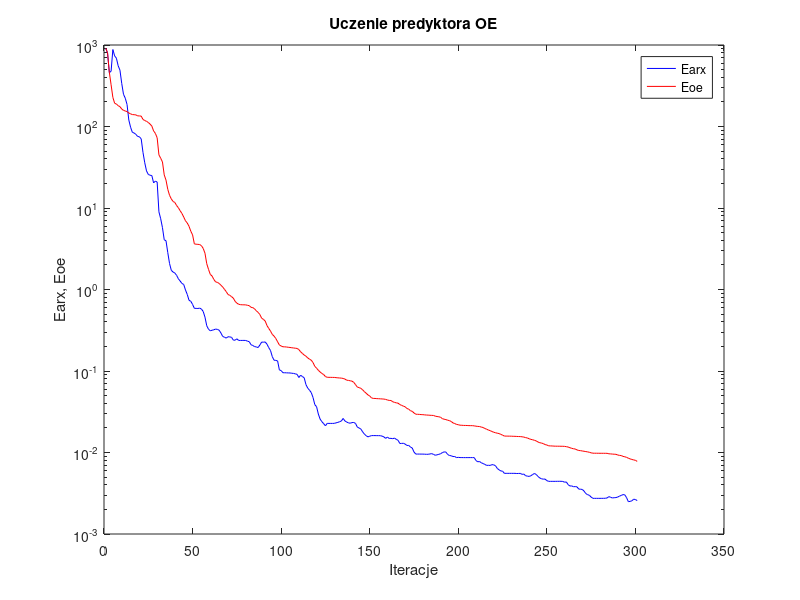
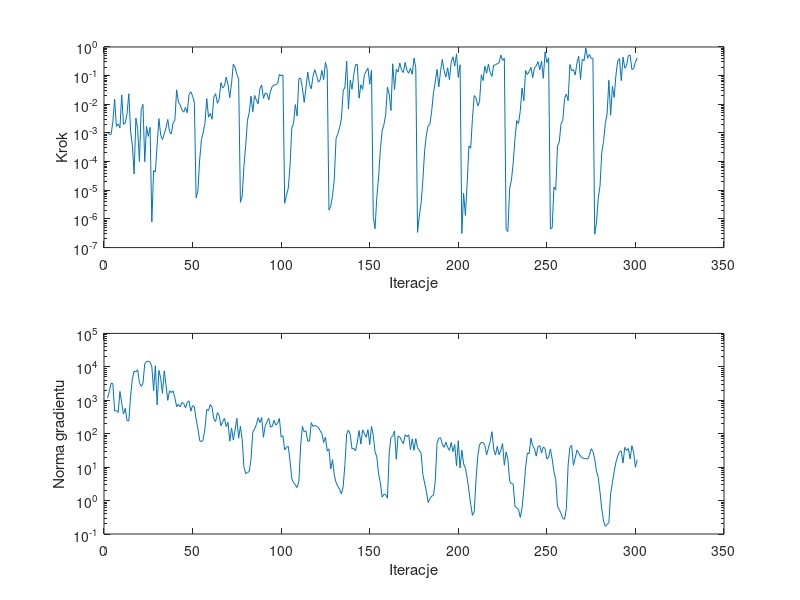

These figures' MATLAB source, in order:
%uczenie predyktora oe
clear all;
n=0; farx(n+1)=9.076906e+002; foe(n+1)=9.117094e+002; wspucz(n+1)=0.000000e+000; ng(n+1)=0.000000e+000;
%odnowa zmiennej metryki
n=1; farx(n+1)=7.985289e+002; foe(n+1)=8.024813e+002; krok(n+1)=9.700243e-004; ng(n+1)=1.155588e+003;
n=2; farx(n+1)=4.588435e+002; foe(n+1)=4.631112e+002; krok(n+1)=9.053002e-004; ng(n+1)=1.827820e+003;
n=3; farx(n+1)=4.761574e+002; foe(n+1)=3.251004e+002; krok(n+1)=8.897443e-004; ng(n+1)=3.254199e+003;
n=4; farx(n+1)=8.799151e+002; foe(n+1)=2.277200e+002; krok(n+1)=2.437188e-003; ng(n+1)=3.158456e+003;
n=5; farx(n+1)=7.354949e+002; foe(n+1)=1.929823e+002; krok(n+1)=1.511435e-002; ng(n+1)=4.830371e+002;
n=6; farx(n+1)=6.884624e+002; foe(n+1)=1.885778e+002; krok(n+1)=1.686590e-003; ng(n+1)=4.902963e+002;
n=7; farx(n+1)=5.558467e+002; foe(n+1)=1.800833e+002; krok(n+1)=2.063028e-003; ng(n+1)=4.319023e+002;
n=8; farx(n+1)=4.916299e+002; foe(n+1)=1.752394e+002; krok(n+1)=1.506590e-003; ng(n+1)=1.831376e+003;
n=9; farx(n+1)=3.384018e+002; foe(n+1)=1.638961e+002; krok(n+1)=2.128042e-002; ng(n+1)=8.157143e+002;
n=10; farx(n+1)=2.486377e+002; foe(n+1)=1.577121e+002; krok(n+1)=2.013418e-003; ng(n+1)=3.890470e+002;
n=11; farx(n+1)=2.224618e+002; foe(n+1)=1.551045e+002; krok(n+1)=2.216378e-003; ng(n+1)=5.739192e+002;
n=12; farx(n+1)=1.866041e+002; foe(n+1)=1.523171e+002; krok(n+1)=4.687691e-003; ng(n+1)=2.494922e+002;
n=13; farx(n+1)=1.202673e+002; foe(n+1)=1.464562e+002; krok(n+1)=2.337492e-002; ng(n+1)=2.402180e+002;
n=14; farx(n+1)=9.802625e+001; foe(n+1)=1.430734e+002; krok(n+1)=1.168511e-003; ng(n+1)=1.342142e+003;
n=15; farx(n+1)=8.484171e+001; foe(n+1)=1.400315e+002; krok(n+1)=3.735658e-004; ng(n+1)=4.324136e+003;
n=16; farx(n+1)=8.324187e+001; foe(n+1)=1.396696e+002; krok(n+1)=3.686149e-005; ng(n+1)=7.516454e+003;
n=17; farx(n+1)=8.002052e+001; foe(n+1)=1.388024e+002; krok(n+1)=3.303815e-003; ng(n+1)=7.049297e+003;
n=18; farx(n+1)=7.545587e+001; foe(n+1)=1.350892e+002; krok(n+1)=1.345435e-003; ng(n+1)=8.159458e+003;
n=19; farx(n+1)=7.482305e+001; foe(n+1)=1.349070e+002; krok(n+1)=1.001480e-004; ng(n+1)=3.371117e+003;
n=20; farx(n+1)=7.045783e+001; foe(n+1)=1.340783e+002; krok(n+1)=6.485153e-003; ng(n+1)=2.617097e+003;
n=21; farx(n+1)=4.819870e+001; foe(n+1)=1.221158e+002; krok(n+1)=9.899545e-003; ng(n+1)=3.207280e+003;
n=22; farx(n+1)=3.592010e+001; foe(n+1)=1.184001e+002; krok(n+1)=9.960454e-005; ng(n+1)=1.229498e+004;
n=23; farx(n+1)=2.851199e+001; foe(n+1)=1.157103e+002; krok(n+1)=1.674853e-003; ng(n+1)=1.446507e+004;
n=24; farx(n+1)=2.581016e+001; foe(n+1)=1.120445e+002; krok(n+1)=7.601488e-004; ng(n+1)=1.475725e+004;
n=25; farx(n+1)=2.524402e+001; foe(n+1)=1.069635e+002; krok(n+1)=1.564230e-003; ng(n+1)=1.382363e+004;
%odnowa zmiennej metryki
n=26; farx(n+1)=2.501460e+001; foe(n+1)=1.012259e+002; krok(n+1)=7.819916e-007; ng(n+1)=1.008792e+004;
n=27; farx(n+1)=2.033759e+001; foe(n+1)=8.827775e+001; krok(n+1)=4.838580e-005; ng(n+1)=1.922939e+003;
n=28; farx(n+1)=2.138648e+001; foe(n+1)=8.232092e+001; krok(n+1)=4.334515e-005; ng(n+1)=1.078515e+004;
n=29; farx(n+1)=2.083206e+001; foe(n+1)=7.281347e+001; krok(n+1)=3.970634e-004; ng(n+1)=7.298590e+002;
n=30; farx(n+1)=8.977633e+000; foe(n+1)=4.484667e+001; krok(n+1)=3.159755e-003; ng(n+1)=7.836238e+003;
n=31; farx(n+1)=7.384178e+000; foe(n+1)=4.079373e+001; krok(n+1)=8.335919e-004; ng(n+1)=4.519034e+003;
n=32; farx(n+1)=5.738188e+000; foe(n+1)=3.671553e+001; krok(n+1)=5.873414e-004; ng(n+1)=1.614687e+003;
n=33; farx(n+1)=4.071158e+000; foe(n+1)=2.547704e+001; krok(n+1)=9.378752e-004; ng(n+1)=7.585795e+003;
n=34; farx(n+1)=3.970155e+000; foe(n+1)=2.198269e+001; krok(n+1)=1.508794e-003; ng(n+1)=2.827314e+003;
n=35; farx(n+1)=2.836177e+000; foe(n+1)=1.694875e+001; krok(n+1)=2.973498e-003; ng(n+1)=9.921872e+002;
n=36; farx(n+1)=2.082910e+000; foe(n+1)=1.430815e+001; krok(n+1)=1.104943e-003; ng(n+1)=1.922090e+003;
n=37; farx(n+1)=1.718162e+000; foe(n+1)=1.291927e+001; krok(n+1)=9.232346e-004; ng(n+1)=1.698527e+003;
n=38; farx(n+1)=1.638290e+000; foe(n+1)=1.202078e+001; krok(n+1)=2.273260e-003; ng(n+1)=1.905648e+003;
n=39; farx(n+1)=1.591060e+000; foe(n+1)=1.168975e+001; krok(n+1)=2.778799e-003; ng(n+1)=1.196710e+003;
n=40; farx(n+1)=1.489598e+000; foe(n+1)=1.071141e+001; krok(n+1)=3.192003e-002; ng(n+1)=6.414157e+002;
n=41; farx(n+1)=1.352150e+000; foe(n+1)=1.005853e+001; krok(n+1)=1.183052e-002; ng(n+1)=7.538319e+002;
n=42; farx(n+1)=1.269424e+000; foe(n+1)=9.245244e+000; krok(n+1)=9.513276e-003; ng(n+1)=6.322313e+002;
n=43; farx(n+1)=1.186206e+000; foe(n+1)=8.567895e+000; krok(n+1)=6.349841e-003; ng(n+1)=8.640121e+002;
n=44; farx(n+1)=1.152529e+000; foe(n+1)=7.742248e+000; krok(n+1)=5.318174e-003; ng(n+1)=7.991149e+002;
n=45; farx(n+1)=9.857229e-001; foe(n+1)=6.971379e+000; krok(n+1)=7.837498e-003; ng(n+1)=5.866169e+002;
n=46; farx(n+1)=8.698175e-001; foe(n+1)=6.542963e+000; krok(n+1)=5.087256e-003; ng(n+1)=8.685775e+002;
n=47; farx(n+1)=7.369301e-001; foe(n+1)=5.960695e+000; krok(n+1)=2.219272e-002; ng(n+1)=9.505810e+002;
n=48; farx(n+1)=7.165784e-001; foe(n+1)=5.189189e+000; krok(n+1)=2.757245e-002; ng(n+1)=4.720129e+002;
n=49; farx(n+1)=6.559927e-001; foe(n+1)=4.682808e+000; krok(n+1)=1.936662e-002; ng(n+1)=6.893391e+002;
n=50; farx(n+1)=5.873525e-001; foe(n+1)=3.631787e+000; krok(n+1)=1.189399e-002; ng(n+1)=6.375150e+002;
%odnowa zmiennej metryki
n=51; farx(n+1)=5.866202e-001; foe(n+1)=3.593895e+000; krok(n+1)=5.530601e-006; ng(n+1)=2.751973e+002;
n=52; farx(n+1)=5.845942e-001; foe(n+1)=3.581227e+000; krok(n+1)=9.602384e-006; ng(n+1)=1.414475e+002;
n=53; farx(n+1)=5.913978e-001; foe(n+1)=3.562463e+000; krok(n+1)=1.154043e-004; ng(n+1)=6.210372e+001;
n=54; farx(n+1)=5.755752e-001; foe(n+1)=3.451310e+000; krok(n+1)=5.842554e-004; ng(n+1)=5.748664e+001;
n=55; farx(n+1)=5.376668e-001; foe(n+1)=3.191532e+000; krok(n+1)=1.043353e-003; ng(n+1)=6.655639e+001;
n=56; farx(n+1)=4.579222e-001; foe(n+1)=2.789410e+000; krok(n+1)=2.176076e-003; ng(n+1)=1.437214e+002;
n=57; farx(n+1)=3.590582e-001; foe(n+1)=2.073028e+000; krok(n+1)=1.596372e-002; ng(n+1)=5.344566e+002;
n=58; farx(n+1)=3.252311e-001; foe(n+1)=1.766591e+000; krok(n+1)=3.544455e-003; ng(n+1)=4.905122e+002;
n=59; farx(n+1)=3.114589e-001; foe(n+1)=1.531999e+000; krok(n+1)=4.795168e-003; ng(n+1)=7.505977e+002;
n=60; farx(n+1)=3.163192e-001; foe(n+1)=1.464146e+000; krok(n+1)=2.999882e-003; ng(n+1)=6.169124e+002;
n=61; farx(n+1)=3.205683e-001; foe(n+1)=1.329907e+000; krok(n+1)=1.806042e-002; ng(n+1)=2.660220e+002;
n=62; farx(n+1)=3.269649e-001; foe(n+1)=1.240220e+000; krok(n+1)=2.340953e-002; ng(n+1)=2.311323e+002;
n=63; farx(n+1)=3.239676e-001; foe(n+1)=1.223175e+000; krok(n+1)=1.082825e-002; ng(n+1)=4.305934e+002;
n=64; farx(n+1)=3.167931e-001; foe(n+1)=1.187425e+000; krok(n+1)=1.501192e-002; ng(n+1)=3.508760e+002;
n=65; farx(n+1)=2.927483e-001; foe(n+1)=1.128681e+000; krok(n+1)=5.671128e-002; ng(n+1)=1.726123e+002;
n=66; farx(n+1)=2.657020e-001; foe(n+1)=1.073817e+000; krok(n+1)=3.692409e-002; ng(n+1)=2.289016e+002;
n=67; farx(n+1)=2.597193e-001; foe(n+1)=1.005098e+000; krok(n+1)=4.438543e-002; ng(n+1)=2.879969e+002;
n=68; farx(n+1)=2.533599e-001; foe(n+1)=9.421024e-001; krok(n+1)=8.892157e-002; ng(n+1)=1.629220e+002;
n=69; farx(n+1)=2.632960e-001; foe(n+1)=8.685986e-001; krok(n+1)=4.857442e-002; ng(n+1)=2.189386e+002;
n=70; farx(n+1)=2.619556e-001; foe(n+1)=8.481223e-001; krok(n+1)=1.696688e-002; ng(n+1)=5.976307e+001;
n=71; farx(n+1)=2.591912e-001; foe(n+1)=8.172233e-001; krok(n+1)=5.381807e-002; ng(n+1)=1.487144e+002;
n=72; farx(n+1)=2.393204e-001; foe(n+1)=7.838645e-001; krok(n+1)=2.522670e-001; ng(n+1)=6.443012e+001;
n=73; farx(n+1)=2.388253e-001; foe(n+1)=7.161909e-001; krok(n+1)=1.956250e-001; ng(n+1)=1.304123e+002;
n=74; farx(n+1)=2.483566e-001; foe(n+1)=6.801799e-001; krok(n+1)=1.107294e-001; ng(n+1)=2.898220e+002;
n=75; farx(n+1)=2.373145e-001; foe(n+1)=6.589419e-001; krok(n+1)=7.828124e-002; ng(n+1)=7.327118e+001;
%odnowa zmiennej metryki
n=76; farx(n+1)=2.371915e-001; foe(n+1)=6.517305e-001; krok(n+1)=3.813117e-006; ng(n+1)=1.654295e+002;
n=77; farx(n+1)=2.372360e-001; foe(n+1)=6.492967e-001; krok(n+1)=6.371971e-006; ng(n+1)=6.768719e+001;
n=78; farx(n+1)=2.374441e-001; foe(n+1)=6.486052e-001; krok(n+1)=6.800238e-005; ng(n+1)=1.022789e+001;
n=79; farx(n+1)=2.370003e-001; foe(n+1)=6.477684e-001; krok(n+1)=3.831728e-004; ng(n+1)=6.322322e+000;
n=80; farx(n+1)=2.323625e-001; foe(n+1)=6.396783e-001; krok(n+1)=2.778799e-003; ng(n+1)=6.956768e+000;
n=81; farx(n+1)=2.286835e-001; foe(n+1)=6.335501e-001; krok(n+1)=5.294040e-003; ng(n+1)=7.354486e+000;
n=82; farx(n+1)=2.101495e-001; foe(n+1)=6.045151e-001; krok(n+1)=1.931884e-002; ng(n+1)=1.734774e+001;
n=83; farx(n+1)=2.055390e-001; foe(n+1)=5.989851e-001; krok(n+1)=5.478088e-003; ng(n+1)=1.131535e+002;
n=84; farx(n+1)=1.992897e-001; foe(n+1)=5.792674e-001; krok(n+1)=2.043074e-002; ng(n+1)=1.383015e+002;
n=85; farx(n+1)=1.973195e-001; foe(n+1)=5.475772e-001; krok(n+1)=1.406421e-002; ng(n+1)=1.851601e+002;
n=86; farx(n+1)=1.940290e-001; foe(n+1)=5.238377e-001; krok(n+1)=1.040137e-002; ng(n+1)=2.990023e+002;
n=87; farx(n+1)=2.086751e-001; foe(n+1)=4.926311e-001; krok(n+1)=3.459424e-002; ng(n+1)=2.157470e+002;
n=88; farx(n+1)=2.266118e-001; foe(n+1)=4.445491e-001; krok(n+1)=4.757597e-002; ng(n+1)=3.041703e+002;
n=89; farx(n+1)=2.254701e-001; foe(n+1)=4.299310e-001; krok(n+1)=1.610734e-002; ng(n+1)=7.803387e+001;
n=90; farx(n+1)=2.272424e-001; foe(n+1)=4.101933e-001; krok(n+1)=2.476948e-002; ng(n+1)=1.733601e+002;
n=91; farx(n+1)=2.132682e-001; foe(n+1)=3.613696e-001; krok(n+1)=2.337492e-002; ng(n+1)=2.277585e+002;
n=92; farx(n+1)=1.934563e-001; foe(n+1)=3.330854e-001; krok(n+1)=1.419977e-002; ng(n+1)=2.873781e+002;
n=93; farx(n+1)=1.783717e-001; foe(n+1)=3.087273e-001; krok(n+1)=2.900728e-002; ng(n+1)=1.567270e+002;
n=94; farx(n+1)=1.500651e-001; foe(n+1)=2.815258e-001; krok(n+1)=4.215364e-002; ng(n+1)=1.685531e+002;
n=95; farx(n+1)=1.355931e-001; foe(n+1)=2.677541e-001; krok(n+1)=4.663036e-002; ng(n+1)=2.494825e+002;
n=96; farx(n+1)=1.350105e-001; foe(n+1)=2.504174e-001; krok(n+1)=4.954706e-002; ng(n+1)=1.811744e+002;
n=97; farx(n+1)=1.329225e-001; foe(n+1)=2.284128e-001; krok(n+1)=5.235740e-002; ng(n+1)=2.054332e+002;
n=98; farx(n+1)=1.030948e-001; foe(n+1)=2.083742e-001; krok(n+1)=1.102898e-001; ng(n+1)=2.860949e+002;
n=99; farx(n+1)=1.012111e-001; foe(n+1)=2.028050e-001; krok(n+1)=9.760941e-002; ng(n+1)=7.937589e+001;
n=100; farx(n+1)=9.527269e-002; foe(n+1)=1.982856e-001; krok(n+1)=1.067078e-001; ng(n+1)=8.686685e+001;
%odnowa zmiennej metryki
n=101; farx(n+1)=9.519700e-002; foe(n+1)=1.979024e-001; krok(n+1)=3.529016e-006; ng(n+1)=3.270598e+001;
n=102; farx(n+1)=9.500810e-002; foe(n+1)=1.970864e-001; krok(n+1)=6.780679e-006; ng(n+1)=3.955472e+001;
n=103; farx(n+1)=9.470032e-002; foe(n+1)=1.955478e-001; krok(n+1)=1.138585e-005; ng(n+1)=4.186395e+001;
n=104; farx(n+1)=9.464722e-002; foe(n+1)=1.944549e-001; krok(n+1)=6.918420e-005; ng(n+1)=1.595543e+001;
n=105; farx(n+1)=9.386366e-002; foe(n+1)=1.929026e-001; krok(n+1)=1.490432e-003; ng(n+1)=4.531734e+000;
n=106; farx(n+1)=9.344787e-002; foe(n+1)=1.917706e-001; krok(n+1)=2.161992e-003; ng(n+1)=3.451171e+000;
n=107; farx(n+1)=9.224222e-002; foe(n+1)=1.903907e-001; krok(n+1)=9.749342e-003; ng(n+1)=2.907074e+000;
n=108; farx(n+1)=9.104975e-002; foe(n+1)=1.891523e-001; krok(n+1)=3.917519e-003; ng(n+1)=2.452564e+000;
n=109; farx(n+1)=8.317618e-002; foe(n+1)=1.832979e-001; krok(n+1)=7.882375e-002; ng(n+1)=3.650978e+000;
n=110; farx(n+1)=8.875337e-002; foe(n+1)=1.718346e-001; krok(n+1)=8.205256e-002; ng(n+1)=4.283619e+001;
n=111; farx(n+1)=8.553266e-002; foe(n+1)=1.642467e-001; krok(n+1)=3.751412e-002; ng(n+1)=1.652975e+002;
n=112; farx(n+1)=8.261865e-002; foe(n+1)=1.572065e-001; krok(n+1)=1.168746e-002; ng(n+1)=1.137125e+002;
n=113; farx(n+1)=6.813101e-002; foe(n+1)=1.518761e-001; krok(n+1)=3.726804e-002; ng(n+1)=1.221926e+002;
n=114; farx(n+1)=6.172099e-002; foe(n+1)=1.447918e-001; krok(n+1)=1.336126e-001; ng(n+1)=5.957645e+001;
n=115; farx(n+1)=5.811567e-002; foe(n+1)=1.397720e-001; krok(n+1)=5.005537e-002; ng(n+1)=5.963743e+001;
n=116; farx(n+1)=5.437875e-002; foe(n+1)=1.356592e-001; krok(n+1)=3.481722e-002; ng(n+1)=2.143849e+002;
n=117; farx(n+1)=4.728702e-002; foe(n+1)=1.269653e-001; krok(n+1)=9.668121e-002; ng(n+1)=1.645342e+002;
n=118; farx(n+1)=3.868504e-002; foe(n+1)=1.140143e-001; krok(n+1)=1.619492e-001; ng(n+1)=1.770631e+002;
n=119; farx(n+1)=3.646545e-002; foe(n+1)=1.082740e-001; krok(n+1)=1.023855e-001; ng(n+1)=1.657863e+002;
n=120; farx(n+1)=2.961708e-002; foe(n+1)=1.020012e-001; krok(n+1)=5.908701e-002; ng(n+1)=1.543541e+002;
n=121; farx(n+1)=2.566931e-002; foe(n+1)=9.735317e-002; krok(n+1)=7.119534e-002; ng(n+1)=1.243658e+002;
n=122; farx(n+1)=2.389591e-002; foe(n+1)=9.318451e-002; krok(n+1)=1.517792e-001; ng(n+1)=1.009369e+002;
n=123; farx(n+1)=2.259084e-002; foe(n+1)=9.044938e-002; krok(n+1)=7.236188e-002; ng(n+1)=5.466697e+001;
n=124; farx(n+1)=2.125066e-002; foe(n+1)=8.547443e-002; krok(n+1)=2.928073e-001; ng(n+1)=7.874115e+001;
n=125; farx(n+1)=2.276539e-002; foe(n+1)=8.376284e-002; krok(n+1)=1.591991e-001; ng(n+1)=3.062452e+001;
%odnowa zmiennej metryki
n=126; farx(n+1)=2.275424e-002; foe(n+1)=8.359652e-002; krok(n+1)=2.032312e-006; ng(n+1)=3.519642e+001;
n=127; farx(n+1)=2.275489e-002; foe(n+1)=8.358288e-002; krok(n+1)=2.728103e-006; ng(n+1)=8.814590e+000;
n=128; farx(n+1)=2.275411e-002; foe(n+1)=8.345120e-002; krok(n+1)=6.541132e-006; ng(n+1)=1.669655e+001;
n=129; farx(n+1)=2.278648e-002; foe(n+1)=8.340013e-002; krok(n+1)=2.443312e-005; ng(n+1)=5.882145e+000;
n=130; farx(n+1)=2.310815e-002; foe(n+1)=8.290798e-002; krok(n+1)=6.465635e-004; ng(n+1)=3.447741e+000;
n=131; farx(n+1)=2.341331e-002; foe(n+1)=8.246105e-002; krok(n+1)=9.352282e-004; ng(n+1)=2.704881e+000;
n=132; farx(n+1)=2.386598e-002; foe(n+1)=8.211622e-002; krok(n+1)=1.563831e-003; ng(n+1)=2.157141e+000;
n=133; farx(n+1)=2.434204e-002; foe(n+1)=8.179539e-002; krok(n+1)=3.056641e-003; ng(n+1)=1.574857e+000;
n=134; farx(n+1)=2.618187e-002; foe(n+1)=8.104273e-002; krok(n+1)=2.847603e-002; ng(n+1)=2.592231e+000;
n=135; farx(n+1)=2.440077e-002; foe(n+1)=7.958066e-002; krok(n+1)=3.979978e-002; ng(n+1)=1.193273e+001;
n=136; farx(n+1)=2.361805e-002; foe(n+1)=7.714044e-002; krok(n+1)=3.170382e-001; ng(n+1)=9.858334e+001;
n=137; farx(n+1)=2.311532e-002; foe(n+1)=7.666129e-002; krok(n+1)=6.819101e-003; ng(n+1)=1.288379e+002;
n=138; farx(n+1)=2.286311e-002; foe(n+1)=7.584025e-002; krok(n+1)=6.995615e-002; ng(n+1)=9.456212e+001;
n=139; farx(n+1)=2.328808e-002; foe(n+1)=7.507219e-002; krok(n+1)=3.351559e-002; ng(n+1)=3.501681e+001;
n=140; farx(n+1)=2.336565e-002; foe(n+1)=7.254004e-002; krok(n+1)=1.082372e-001; ng(n+1)=3.663538e+001;
n=141; farx(n+1)=2.271419e-002; foe(n+1)=6.802249e-002; krok(n+1)=2.427351e-001; ng(n+1)=3.071323e+001;
n=142; farx(n+1)=2.048077e-002; foe(n+1)=6.347419e-002; krok(n+1)=2.476508e-001; ng(n+1)=5.639603e+001;
n=143; farx(n+1)=2.000007e-002; foe(n+1)=6.254611e-002; krok(n+1)=1.634950e-002; ng(n+1)=1.246660e+002;
n=144; farx(n+1)=1.937202e-002; foe(n+1)=6.125285e-002; krok(n+1)=4.797973e-002; ng(n+1)=4.883123e+001;
n=145; farx(n+1)=1.795574e-002; foe(n+1)=5.876619e-002; krok(n+1)=3.320390e-002; ng(n+1)=1.301760e+002;
n=146; farx(n+1)=1.679981e-002; foe(n+1)=5.577207e-002; krok(n+1)=1.101559e-001; ng(n+1)=9.911524e+001;
n=147; farx(n+1)=1.606869e-002; foe(n+1)=5.333524e-002; krok(n+1)=1.416892e-001; ng(n+1)=7.829659e+001;
n=148; farx(n+1)=1.554467e-002; foe(n+1)=5.091600e-002; krok(n+1)=1.827549e-001; ng(n+1)=1.323397e+002;
n=149; farx(n+1)=1.584977e-002; foe(n+1)=4.935003e-002; krok(n+1)=5.004260e-002; ng(n+1)=4.716347e+001;
n=150; farx(n+1)=1.611918e-002; foe(n+1)=4.682277e-002; krok(n+1)=1.549330e-001; ng(n+1)=1.656469e+002;
%odnowa zmiennej metryki
n=151; farx(n+1)=1.612388e-002; foe(n+1)=4.610624e-002; krok(n+1)=1.208441e-006; ng(n+1)=8.905381e+001;
n=152; farx(n+1)=1.612395e-002; foe(n+1)=4.606942e-002; krok(n+1)=4.565439e-007; ng(n+1)=2.888601e+001;
n=153; farx(n+1)=1.610096e-002; foe(n+1)=4.581240e-002; krok(n+1)=5.678744e-006; ng(n+1)=2.027892e+001;
n=154; farx(n+1)=1.610238e-002; foe(n+1)=4.572964e-002; krok(n+1)=2.897758e-005; ng(n+1)=6.287764e+000;
n=155; farx(n+1)=1.608016e-002; foe(n+1)=4.554724e-002; krok(n+1)=2.594055e-004; ng(n+1)=3.450103e+000;
n=156; farx(n+1)=1.589192e-002; foe(n+1)=4.542511e-002; krok(n+1)=1.180926e-003; ng(n+1)=1.263669e+000;
n=157; farx(n+1)=1.554312e-002; foe(n+1)=4.523484e-002; krok(n+1)=1.927753e-003; ng(n+1)=1.550523e+000;
n=158; farx(n+1)=1.491473e-002; foe(n+1)=4.483802e-002; krok(n+1)=4.260904e-003; ng(n+1)=1.520053e+000;
n=159; farx(n+1)=1.546545e-002; foe(n+1)=4.409172e-002; krok(n+1)=3.962827e-002; ng(n+1)=1.180636e+000;
n=160; farx(n+1)=1.488286e-002; foe(n+1)=4.355767e-002; krok(n+1)=2.280046e-002; ng(n+1)=2.669517e+001;
n=161; farx(n+1)=1.492470e-002; foe(n+1)=4.346690e-002; krok(n+1)=6.065270e-003; ng(n+1)=7.773530e+001;
n=162; farx(n+1)=1.476099e-002; foe(n+1)=4.196090e-002; krok(n+1)=2.591726e-001; ng(n+1)=8.565436e+001;
n=163; farx(n+1)=1.503019e-002; foe(n+1)=4.120265e-002; krok(n+1)=3.221469e-002; ng(n+1)=1.206001e+002;
n=164; farx(n+1)=1.449422e-002; foe(n+1)=4.068447e-002; krok(n+1)=1.664562e-001; ng(n+1)=1.715338e+001;
n=165; farx(n+1)=1.412128e-002; foe(n+1)=4.030693e-002; krok(n+1)=1.344350e-001; ng(n+1)=8.538805e+001;
n=166; farx(n+1)=1.290200e-002; foe(n+1)=3.874710e-002; krok(n+1)=2.760258e-001; ng(n+1)=8.048405e+001;
n=167; farx(n+1)=1.293165e-002; foe(n+1)=3.786897e-002; krok(n+1)=1.549330e-001; ng(n+1)=6.175732e+001;
n=168; farx(n+1)=1.297505e-002; foe(n+1)=3.705381e-002; krok(n+1)=1.292164e-001; ng(n+1)=5.034824e+001;
n=169; farx(n+1)=1.268465e-002; foe(n+1)=3.637616e-002; krok(n+1)=2.885219e-001; ng(n+1)=9.334953e+001;
n=170; farx(n+1)=1.220559e-002; foe(n+1)=3.465054e-002; krok(n+1)=1.519256e-001; ng(n+1)=8.112887e+001;
n=171; farx(n+1)=1.222605e-002; foe(n+1)=3.405519e-002; krok(n+1)=1.212885e-001; ng(n+1)=9.273872e+001;
n=172; farx(n+1)=1.165893e-002; foe(n+1)=3.256322e-002; krok(n+1)=1.794664e-001; ng(n+1)=3.320595e+001;
n=173; farx(n+1)=1.135860e-002; foe(n+1)=3.198785e-002; krok(n+1)=1.111619e-001; ng(n+1)=7.040192e+001;
n=174; farx(n+1)=1.012889e-002; foe(n+1)=3.057045e-002; krok(n+1)=4.126070e-001; ng(n+1)=3.179042e+001;
n=175; farx(n+1)=9.567186e-003; foe(n+1)=2.948887e-002; krok(n+1)=1.872762e-001; ng(n+1)=7.139306e+001;
%odnowa zmiennej metryki
n=176; farx(n+1)=9.567293e-003; foe(n+1)=2.944044e-002; krok(n+1)=3.388529e-007; ng(n+1)=3.802705e+001;
n=177; farx(n+1)=9.566862e-003; foe(n+1)=2.935109e-002; krok(n+1)=1.276254e-006; ng(n+1)=3.203905e+001;
n=178; farx(n+1)=9.559444e-003; foe(n+1)=2.919199e-002; krok(n+1)=3.524154e-006; ng(n+1)=2.597783e+001;
n=179; farx(n+1)=9.557559e-003; foe(n+1)=2.912522e-002; krok(n+1)=2.253084e-005; ng(n+1)=6.032480e+000;
n=180; farx(n+1)=9.535423e-003; foe(n+1)=2.896776e-002; krok(n+1)=2.405598e-004; ng(n+1)=3.355986e+000;
n=181; farx(n+1)=9.505048e-003; foe(n+1)=2.881568e-002; krok(n+1)=8.713055e-004; ng(n+1)=1.879753e+000;
n=182; farx(n+1)=9.511689e-003; foe(n+1)=2.876488e-002; krok(n+1)=1.810600e-003; ng(n+1)=8.724632e-001;
n=183; farx(n+1)=9.594109e-003; foe(n+1)=2.862540e-002; krok(n+1)=1.995464e-003; ng(n+1)=1.152613e+000;
n=184; farx(n+1)=9.689095e-003; foe(n+1)=2.855704e-002; krok(n+1)=6.053639e-003; ng(n+1)=1.358376e+000;
n=185; farx(n+1)=9.479217e-003; foe(n+1)=2.847745e-002; krok(n+1)=2.548582e-002; ng(n+1)=1.444729e+000;
n=186; farx(n+1)=9.253921e-003; foe(n+1)=2.792731e-002; krok(n+1)=5.983917e-002; ng(n+1)=3.788656e+000;
n=187; farx(n+1)=9.363130e-003; foe(n+1)=2.764703e-002; krok(n+1)=1.653712e-001; ng(n+1)=5.200662e+001;
n=188; farx(n+1)=9.491965e-003; foe(n+1)=2.744592e-002; krok(n+1)=4.077788e-002; ng(n+1)=7.289902e+001;
n=189; farx(n+1)=9.652033e-003; foe(n+1)=2.706705e-002; krok(n+1)=1.484819e-001; ng(n+1)=7.590195e+001;
n=190; farx(n+1)=9.968844e-003; foe(n+1)=2.602846e-002; krok(n+1)=3.691454e-001; ng(n+1)=4.921978e+001;
n=191; farx(n+1)=1.017942e-002; foe(n+1)=2.561946e-002; krok(n+1)=1.453256e-001; ng(n+1)=3.911081e+001;
n=192; farx(n+1)=1.012594e-002; foe(n+1)=2.533786e-002; krok(n+1)=8.973318e-002; ng(n+1)=5.562991e+001;
n=193; farx(n+1)=9.459897e-003; foe(n+1)=2.489137e-002; krok(n+1)=1.874735e-001; ng(n+1)=3.911757e+001;
n=194; farx(n+1)=9.186324e-003; foe(n+1)=2.462481e-002; krok(n+1)=7.236188e-002; ng(n+1)=3.165228e+001;
n=195; farx(n+1)=9.120977e-003; foe(n+1)=2.403041e-002; krok(n+1)=2.944474e-001; ng(n+1)=5.482662e+001;
n=196; farx(n+1)=8.923956e-003; foe(n+1)=2.307739e-002; krok(n+1)=4.544515e-001; ng(n+1)=2.896480e+001;
n=197; farx(n+1)=8.920945e-003; foe(n+1)=2.266786e-002; krok(n+1)=2.134155e-001; ng(n+1)=4.732952e+001;
n=198; farx(n+1)=8.659295e-003; foe(n+1)=2.210796e-002; krok(n+1)=5.788951e-001; ng(n+1)=1.094967e+001;
n=199; farx(n+1)=8.722915e-003; foe(n+1)=2.193698e-002; krok(n+1)=8.662598e-002; ng(n+1)=6.195063e+001;
n=200; farx(n+1)=8.665621e-003; foe(n+1)=2.161696e-002; krok(n+1)=2.400960e-001; ng(n+1)=9.507638e+000;
%odnowa zmiennej metryki
n=201; farx(n+1)=8.664679e-003; foe(n+1)=2.159319e-002; krok(n+1)=3.088936e-007; ng(n+1)=3.223534e+001;
n=202; farx(n+1)=8.655072e-003; foe(n+1)=2.148919e-002; krok(n+1)=7.895680e-006; ng(n+1)=1.255292e+001;
n=203; farx(n+1)=8.653884e-003; foe(n+1)=2.148109e-002; krok(n+1)=1.322082e-006; ng(n+1)=9.340027e+000;
n=204; farx(n+1)=8.657712e-003; foe(n+1)=2.144255e-002; krok(n+1)=1.709205e-005; ng(n+1)=4.784566e+000;
n=205; farx(n+1)=8.657184e-003; foe(n+1)=2.137129e-002; krok(n+1)=3.529670e-004; ng(n+1)=2.007500e+000;
n=206; farx(n+1)=8.661323e-003; foe(n+1)=2.136148e-002; krok(n+1)=2.923979e-004; ng(n+1)=7.733098e-001;
n=207; farx(n+1)=8.653961e-003; foe(n+1)=2.134853e-002; krok(n+1)=3.253129e-003; ng(n+1)=3.618849e-001;
n=208; farx(n+1)=8.657833e-003; foe(n+1)=2.122230e-002; krok(n+1)=2.025137e-002; ng(n+1)=4.657032e-001;
n=209; farx(n+1)=7.962843e-003; foe(n+1)=2.103706e-002; krok(n+1)=1.664870e-002; ng(n+1)=4.118917e+000;
n=210; farx(n+1)=7.694519e-003; foe(n+1)=2.089458e-002; krok(n+1)=8.806488e-003; ng(n+1)=2.218593e+001;
n=211; farx(n+1)=7.751110e-003; foe(n+1)=2.083232e-002; krok(n+1)=1.251384e-002; ng(n+1)=4.672779e+001;
n=212; farx(n+1)=7.478923e-003; foe(n+1)=2.050354e-002; krok(n+1)=1.067078e-001; ng(n+1)=5.507931e+001;
n=213; farx(n+1)=7.324702e-003; foe(n+1)=2.027792e-002; krok(n+1)=6.733630e-002; ng(n+1)=5.439504e+001;
n=214; farx(n+1)=7.139666e-003; foe(n+1)=1.968543e-002; krok(n+1)=2.137961e-001; ng(n+1)=4.495003e+001;
n=215; farx(n+1)=6.946240e-003; foe(n+1)=1.932867e-002; krok(n+1)=1.209337e-001; ng(n+1)=2.331337e+001;
n=216; farx(n+1)=6.972595e-003; foe(n+1)=1.886223e-002; krok(n+1)=2.557907e-001; ng(n+1)=3.692222e+001;
n=217; farx(n+1)=6.939058e-003; foe(n+1)=1.853642e-002; krok(n+1)=1.269153e-001; ng(n+1)=5.867714e+001;
n=218; farx(n+1)=7.098656e-003; foe(n+1)=1.809373e-002; krok(n+1)=9.451019e-002; ng(n+1)=1.149306e+002;
n=219; farx(n+1)=7.049519e-003; foe(n+1)=1.772313e-002; krok(n+1)=2.357265e-001; ng(n+1)=3.425839e+001;
n=220; farx(n+1)=6.886457e-003; foe(n+1)=1.748424e-002; krok(n+1)=2.357265e-001; ng(n+1)=2.284188e+001;
n=221; farx(n+1)=6.374498e-003; foe(n+1)=1.725758e-002; krok(n+1)=2.656312e-001; ng(n+1)=4.161849e+001;
n=222; farx(n+1)=6.140104e-003; foe(n+1)=1.708238e-002; krok(n+1)=2.762929e-001; ng(n+1)=2.347373e+001;
n=223; farx(n+1)=5.934929e-003; foe(n+1)=1.669339e-002; krok(n+1)=5.219391e-001; ng(n+1)=3.114361e+001;
n=224; farx(n+1)=5.906219e-003; foe(n+1)=1.633106e-002; krok(n+1)=3.404866e-001; ng(n+1)=5.064687e+001;
n=225; farx(n+1)=5.551506e-003; foe(n+1)=1.592346e-002; krok(n+1)=4.004429e-001; ng(n+1)=1.139561e+001;
%odnowa zmiennej metryki
n=226; farx(n+1)=5.551144e-003; foe(n+1)=1.589388e-002; krok(n+1)=4.307249e-007; ng(n+1)=2.864917e+001;
n=227; farx(n+1)=5.550886e-003; foe(n+1)=1.588472e-002; krok(n+1)=3.629435e-007; ng(n+1)=1.700120e+001;
n=228; farx(n+1)=5.551596e-003; foe(n+1)=1.587070e-002; krok(n+1)=1.171829e-005; ng(n+1)=3.823569e+000;
n=229; farx(n+1)=5.550811e-003; foe(n+1)=1.585251e-002; krok(n+1)=2.254192e-005; ng(n+1)=3.209152e+000;
n=230; farx(n+1)=5.548718e-003; foe(n+1)=1.580667e-002; krok(n+1)=9.108340e-005; ng(n+1)=3.106182e+000;
n=231; farx(n+1)=5.549877e-003; foe(n+1)=1.579199e-002; krok(n+1)=6.254538e-004; ng(n+1)=6.775076e-001;
n=232; farx(n+1)=5.524034e-003; foe(n+1)=1.574316e-002; krok(n+1)=2.701093e-003; ng(n+1)=5.931693e-001;
n=233; farx(n+1)=5.533647e-003; foe(n+1)=1.570398e-002; krok(n+1)=2.130452e-003; ng(n+1)=5.513198e-001;
n=234; farx(n+1)=5.542372e-003; foe(n+1)=1.568292e-002; krok(n+1)=5.967206e-003; ng(n+1)=3.132809e-001;
n=235; farx(n+1)=5.395628e-003; foe(n+1)=1.559193e-002; krok(n+1)=3.692409e-002; ng(n+1)=6.055308e-001;
n=236; farx(n+1)=5.439241e-003; foe(n+1)=1.546139e-002; krok(n+1)=1.333847e-002; ng(n+1)=2.102802e+000;
n=237; farx(n+1)=5.187233e-003; foe(n+1)=1.523603e-002; krok(n+1)=1.515816e-001; ng(n+1)=9.832067e+000;
n=238; farx(n+1)=5.131036e-003; foe(n+1)=1.506946e-002; krok(n+1)=1.094124e-001; ng(n+1)=2.661580e+001;
n=239; farx(n+1)=5.089112e-003; foe(n+1)=1.474801e-002; krok(n+1)=1.400181e-001; ng(n+1)=2.540933e+001;
n=240; farx(n+1)=5.187782e-003; foe(n+1)=1.448666e-002; krok(n+1)=1.956250e-001; ng(n+1)=7.405344e+001;
n=241; farx(n+1)=5.375170e-003; foe(n+1)=1.433575e-002; krok(n+1)=8.512166e-002; ng(n+1)=4.396193e+001;
n=242; farx(n+1)=5.528504e-003; foe(n+1)=1.410359e-002; krok(n+1)=1.846634e-001; ng(n+1)=3.544776e+001;
n=243; farx(n+1)=5.376800e-003; foe(n+1)=1.387849e-002; krok(n+1)=2.192961e-001; ng(n+1)=2.133418e+001;
n=244; farx(n+1)=5.082799e-003; foe(n+1)=1.344951e-002; krok(n+1)=3.091015e-001; ng(n+1)=4.174711e+001;
n=245; farx(n+1)=4.869248e-003; foe(n+1)=1.319234e-002; krok(n+1)=1.607119e-001; ng(n+1)=4.370742e+001;
n=246; farx(n+1)=4.760297e-003; foe(n+1)=1.304524e-002; krok(n+1)=3.202323e-001; ng(n+1)=2.627575e+001;
n=247; farx(n+1)=4.708145e-003; foe(n+1)=1.285782e-002; krok(n+1)=8.068776e-002; ng(n+1)=4.019793e+001;
n=248; farx(n+1)=4.722713e-003; foe(n+1)=1.251149e-002; krok(n+1)=6.776371e-001; ng(n+1)=3.600260e+001;
n=249; farx(n+1)=4.513823e-003; foe(n+1)=1.235715e-002; krok(n+1)=2.857025e-001; ng(n+1)=1.757501e+001;
n=250; farx(n+1)=4.426877e-003; foe(n+1)=1.209106e-002; krok(n+1)=4.147513e-001; ng(n+1)=1.969793e+001;
%odnowa zmiennej metryki
n=251; farx(n+1)=4.427005e-003; foe(n+1)=1.204486e-002; krok(n+1)=4.428782e-007; ng(n+1)=3.512019e+001;
n=252; farx(n+1)=4.427647e-003; foe(n+1)=1.203060e-002; krok(n+1)=4.915571e-007; ng(n+1)=1.739212e+001;
n=253; farx(n+1)=4.425308e-003; foe(n+1)=1.197386e-002; krok(n+1)=1.302585e-005; ng(n+1)=7.322949e+000;
n=254; farx(n+1)=4.428412e-003; foe(n+1)=1.195723e-002; krok(n+1)=1.033992e-005; ng(n+1)=4.261788e+000;
n=255; farx(n+1)=4.432005e-003; foe(n+1)=1.194840e-002; krok(n+1)=3.467612e-004; ng(n+1)=6.820384e-001;
n=256; farx(n+1)=4.432860e-003; foe(n+1)=1.194333e-002; krok(n+1)=4.850121e-004; ng(n+1)=5.331065e-001;
n=257; farx(n+1)=4.433024e-003; foe(n+1)=1.192758e-002; krok(n+1)=2.100870e-003; ng(n+1)=4.148638e-001;
n=258; farx(n+1)=4.417795e-003; foe(n+1)=1.192155e-002; krok(n+1)=2.739044e-003; ng(n+1)=2.894003e-001;
n=259; farx(n+1)=4.320340e-003; foe(n+1)=1.189190e-002; krok(n+1)=1.614645e-002; ng(n+1)=2.763931e-001;
n=260; farx(n+1)=4.350522e-003; foe(n+1)=1.178805e-002; krok(n+1)=2.284436e-002; ng(n+1)=5.788045e-001;
n=261; farx(n+1)=4.036601e-003; foe(n+1)=1.168017e-002; krok(n+1)=1.340015e-002; ng(n+1)=1.145402e+001;
n=262; farx(n+1)=3.880657e-003; foe(n+1)=1.145067e-002; krok(n+1)=2.457675e-001; ng(n+1)=3.884525e+001;
n=263; farx(n+1)=3.894082e-003; foe(n+1)=1.125971e-002; krok(n+1)=1.460372e-001; ng(n+1)=4.482584e+001;
n=264; farx(n+1)=3.802812e-003; foe(n+1)=1.111601e-002; krok(n+1)=1.619492e-001; ng(n+1)=1.136704e+001;
n=265; farx(n+1)=3.817159e-003; foe(n+1)=1.104088e-002; krok(n+1)=1.057221e-001; ng(n+1)=1.847476e+001;
n=266; farx(n+1)=3.790484e-003; foe(n+1)=1.077176e-002; krok(n+1)=2.779262e-001; ng(n+1)=3.227126e+001;
n=267; farx(n+1)=3.558329e-003; foe(n+1)=1.058222e-002; krok(n+1)=4.726961e-001; ng(n+1)=2.640629e+001;
n=268; farx(n+1)=3.544616e-003; foe(n+1)=1.054276e-002; krok(n+1)=7.453689e-002; ng(n+1)=2.081167e+001;
n=269; farx(n+1)=3.521759e-003; foe(n+1)=1.043806e-002; krok(n+1)=3.785765e-001; ng(n+1)=1.911669e+001;
n=270; farx(n+1)=3.359227e-003; foe(n+1)=1.035763e-002; krok(n+1)=3.328440e-001; ng(n+1)=1.804147e+001;
n=271; farx(n+1)=3.131630e-003; foe(n+1)=1.026284e-002; krok(n+1)=9.145602e-001; ng(n+1)=1.799867e+001;
n=272; farx(n+1)=3.039591e-003; foe(n+1)=1.018120e-002; krok(n+1)=4.044487e-001; ng(n+1)=1.742124e+001;
n=273; farx(n+1)=2.983091e-003; foe(n+1)=1.005759e-002; krok(n+1)=5.535078e-001; ng(n+1)=2.234414e+001;
n=274; farx(n+1)=2.837993e-003; foe(n+1)=9.906707e-003; krok(n+1)=4.004429e-001; ng(n+1)=3.559131e+001;
n=275; farx(n+1)=2.739215e-003; foe(n+1)=9.806700e-003; krok(n+1)=4.004429e-001; ng(n+1)=2.965058e+001;
%odnowa zmiennej metryki
n=276; farx(n+1)=2.738992e-003; foe(n+1)=9.800204e-003; krok(n+1)=2.919382e-007; ng(n+1)=1.774961e+001;
n=277; farx(n+1)=2.738782e-003; foe(n+1)=9.797681e-003; krok(n+1)=7.216124e-007; ng(n+1)=7.581040e+000;
n=278; farx(n+1)=2.738212e-003; foe(n+1)=9.789139e-003; krok(n+1)=5.279666e-006; ng(n+1)=4.919292e+000;
n=279; farx(n+1)=2.738792e-003; foe(n+1)=9.785098e-003; krok(n+1)=1.414532e-005; ng(n+1)=1.800465e+000;
n=280; farx(n+1)=2.739280e-003; foe(n+1)=9.781972e-003; krok(n+1)=2.114007e-004; ng(n+1)=5.616152e-001;
n=281; farx(n+1)=2.740992e-003; foe(n+1)=9.780593e-003; krok(n+1)=4.971608e-004; ng(n+1)=2.459979e-001;
n=282; farx(n+1)=2.745732e-003; foe(n+1)=9.777066e-003; krok(n+1)=2.167321e-003; ng(n+1)=1.686767e-001;
n=283; farx(n+1)=2.767119e-003; foe(n+1)=9.769674e-003; krok(n+1)=4.563662e-003; ng(n+1)=1.960491e-001;
n=284; farx(n+1)=2.874635e-003; foe(n+1)=9.644879e-003; krok(n+1)=6.918375e-002; ng(n+1)=2.164508e-001;
n=285; farx(n+1)=2.821507e-003; foe(n+1)=9.613567e-003; krok(n+1)=4.174641e-003; ng(n+1)=1.635056e+000;
n=286; farx(n+1)=2.768720e-003; foe(n+1)=9.564781e-003; krok(n+1)=4.215364e-002; ng(n+1)=3.400392e+000;
n=287; farx(n+1)=2.789445e-003; foe(n+1)=9.528955e-003; krok(n+1)=1.734425e-002; ng(n+1)=7.400518e+000;
n=288; farx(n+1)=2.798204e-003; foe(n+1)=9.500272e-003; krok(n+1)=1.066998e-001; ng(n+1)=1.422161e+001;
n=289; farx(n+1)=2.842111e-003; foe(n+1)=9.323546e-003; krok(n+1)=3.268918e-001; ng(n+1)=2.142950e+001;
n=290; farx(n+1)=2.916343e-003; foe(n+1)=9.218683e-003; krok(n+1)=3.923690e-001; ng(n+1)=2.893442e+001;
n=291; farx(n+1)=2.972628e-003; foe(n+1)=9.176374e-003; krok(n+1)=6.677458e-002; ng(n+1)=3.028375e+001;
n=292; farx(n+1)=3.046449e-003; foe(n+1)=8.958455e-003; krok(n+1)=4.446475e-001; ng(n+1)=1.327069e+001;
n=293; farx(n+1)=3.022473e-003; foe(n+1)=8.861587e-003; krok(n+1)=1.827549e-001; ng(n+1)=3.910273e+001;
n=294; farx(n+1)=2.792441e-003; foe(n+1)=8.721553e-003; krok(n+1)=2.242518e-001; ng(n+1)=3.160125e+001;
n=295; farx(n+1)=2.494840e-003; foe(n+1)=8.509801e-003; krok(n+1)=4.967261e-001; ng(n+1)=3.580258e+001;
n=296; farx(n+1)=2.511094e-003; foe(n+1)=8.351067e-003; krok(n+1)=5.271762e-001; ng(n+1)=1.753595e+001;
n=297; farx(n+1)=2.557627e-003; foe(n+1)=8.215867e-003; krok(n+1)=1.641051e-001; ng(n+1)=4.382096e+001;
n=298; farx(n+1)=2.671737e-003; foe(n+1)=8.113884e-003; krok(n+1)=1.752988e-001; ng(n+1)=2.757794e+001;
n=299; farx(n+1)=2.650583e-003; foe(n+1)=8.012980e-003; krok(n+1)=2.944474e-001; ng(n+1)=9.925201e+000;
n=300; farx(n+1)=2.568259e-003; foe(n+1)=7.784814e-003; krok(n+1)=4.188592e-001; ng(n+1)=1.660809e+001;

figure; semilogy(farx,'b'); hold on; semilogy(foe,'r'); xlabel('Iteracje'); ylabel('Earx, Eoe'); legend('Earx','Eoe'); title('Uczenie predyktora OE');
figure; subplot(2,1,1); semilogy(krok); xlabel('Iteracje'); ylabel('Krok');
subplot(2,1,2); semilogy(ng); xlabel('Iteracje'); ylabel('Norma gradientu');
Earx=farx(n+1)
Eoe=foe(n+1)
